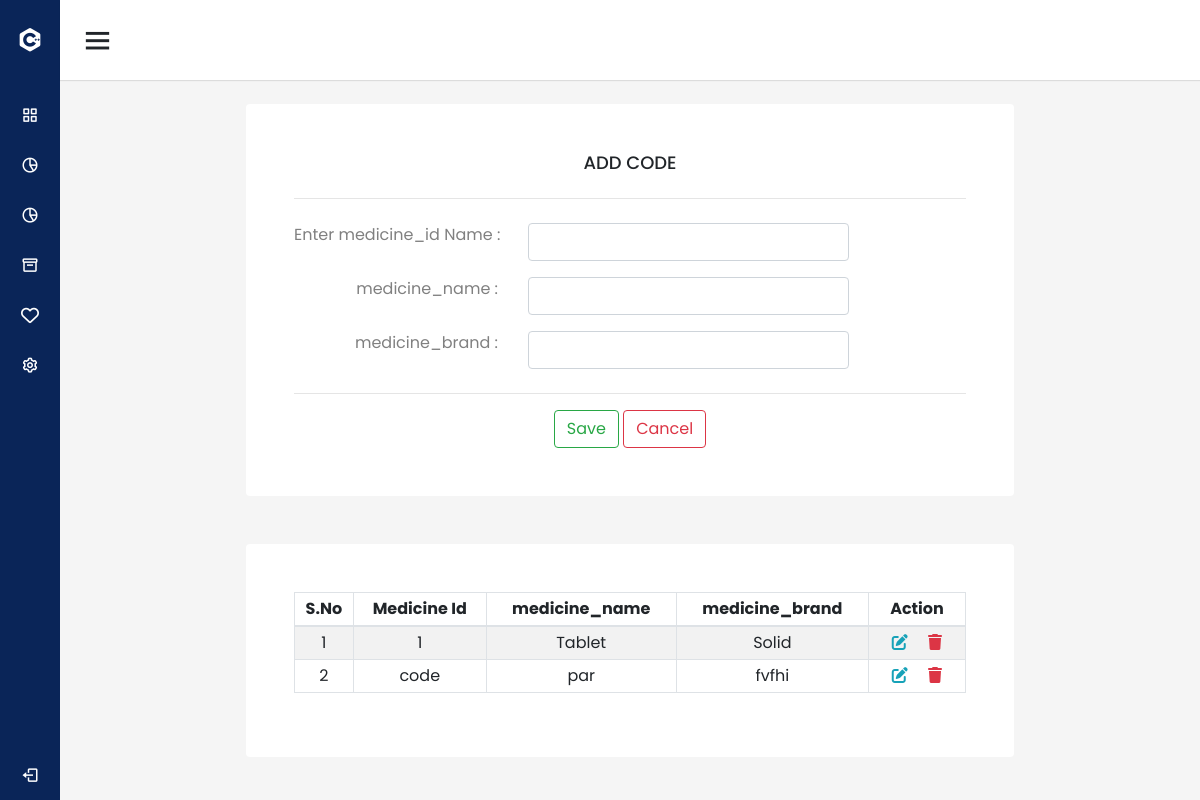
/inventory/add_code/ (signed in), run on an earlier commit of the app's database.
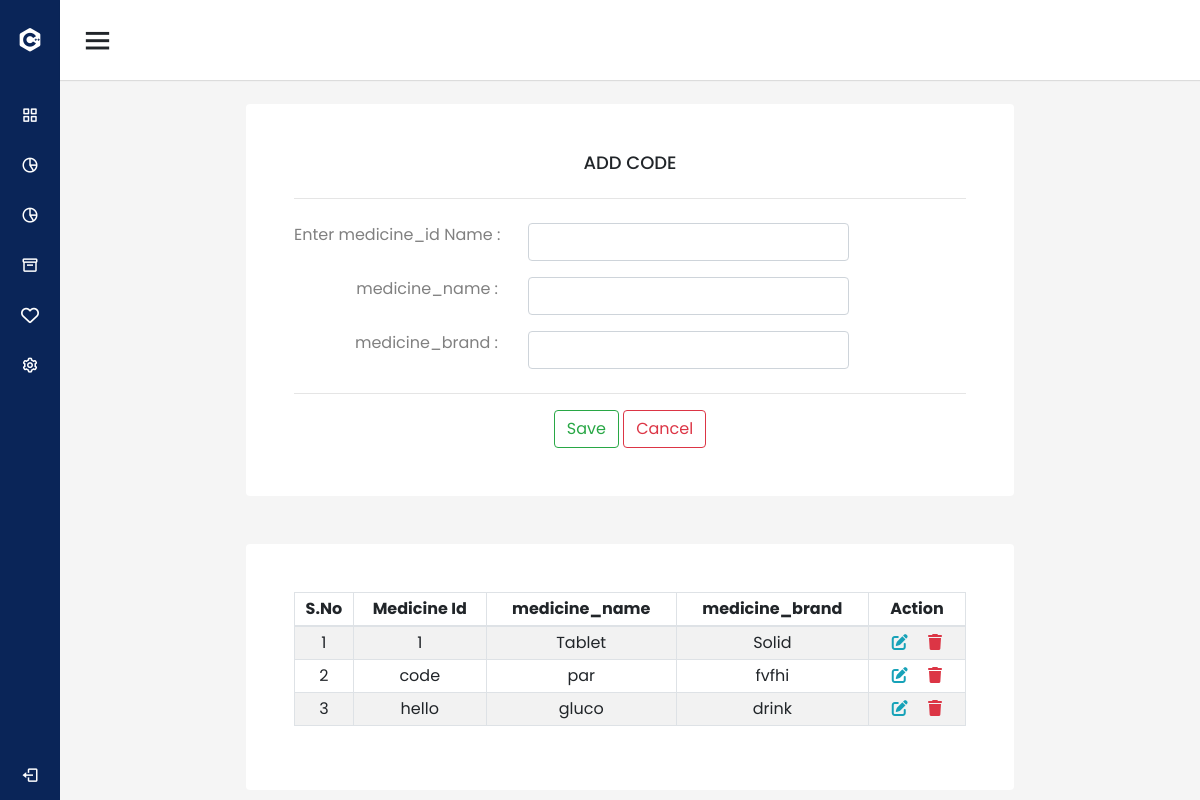
And on a later commit of the database.
### inventory/models.py (models this page shows)
class Code_medicine(models.Model):
    medicine_name= models.CharField(max_length=200)
    medicine_brand= models.CharField(max_length=200)
    medicine_id= models.CharField(max_length=30,unique=True)

### inventory/views.py (the view)
# urls.py: path('add_code/', views.add_code, name='inventory_add_code'),
@login_required(login_url='login_view')
def add_code(request):
    addfees= Code_medicine.objects.all()
    if request.method=="POST":
        amount=request.POST.get('amount')
        form=CodeForm(request.POST)
        if form.is_valid():
            form.save()
            messages.success(request, 'created successfully')
            return redirect('inventory_add_code')
        else:
            return render(request,"inventory/add_code.html",{'addfees':addfees,'form':form})
    else:
        form=CodeForm()
        return render(request,"inventory/add_code.html",{'addfees':addfees,'form':form})

### inventory/forms.py
class CodeForm(forms.ModelForm):
   class Meta:
      model=Code_medicine
      fields='__all__'
   def __init__(self,*args,**kwargs):
         super().__init__(*args,**kwargs)
         for field in self.fields.values():
               field.widget.attrs['class']='form-control'

### inventory/templates/inventory/add_code.html (shortened to what this page needs)
{% extends "management/navbar.html" %}
{% load static %}
{% block content %}
    <div class="container">
        <div class="card p-3 p-md-5 text-center">
            <h4>ADD CODE</h4>
            <hr class="hr-center">
            <form action="" method="POST">
                <div class="row">
                    <div class="col-md-4 my-2 text-left text-md-right">
                        <label for="fee_name">Enter&nbsp;medicine_id&nbsp;Name&nbsp;:</label>
                    </div>
                    <div class="col-md-6 my-2">
                        <input type="text" class="form-control" name="medicine_id" value="{{form.medicine_id.value|default_if_none:''}}" id="medicine_id">
                    </div>
                </div>
                <div class="row">
                    <div class="col-md-4 my-2 text-left text-md-right">
                        <label for="amount">medicine_name&nbsp;:</label>
                    </div>
                    <div class="col-md-6 my-2">
                        <input type="text" class="form-control"  name="medicine_name" value="{{form.medicine_name.value|default_if_none:''}}" id="medicine_name">
                    </div>
                </div>
                <div class="row">
                    <div class="col-md-4 my-2 text-left text-md-right">
                        <label for="amount">medicine_brand&nbsp;:</label>
                    </div>
                    <div class="col-md-6 my-2">
                        <input type="text" class="form-control"  name="medicine_brand" value="{{form.medicine_brand.value|default_if_none:''}}" id="medicine_">
                    </div>
                </div>
                <hr class="hr-center">
                <div>
                    <button type="submit" class="btn btn-outline-success">Save</button>
                    <button type="reset" class="btn btn-outline-danger">Cancel</button>
                </div>
            </form>
        </div>
        <div class="card p-5 text-center mt-5">
            <div class="table-responsive">
                <table class="table table-striped table-bordered">
                    <thead>
                        <tr>
                            <th>S.No</th>
                            <th>Medicine&nbsp;Id</th>
                            <th>medicine_name</th>
                            <th>medicine_brand</th>
                            <th>Action</th>
                        </tr>
                    </thead>
                    <tbody>
                        {% for i in addfees %}
                        <tr>
                            <td>{{forloop.counter}}</td>
                            <td>{{i.medicine_id}}</td>
                            <td>{{i.medicine_name}}</td>
                            <td>{{i.medicine_brand}}</td>
                            <td><i class="fa-solid fa-edit px-2 text-info" onclick="view('{{i.id}}')" ob_id="{{i.id}}" id="add_fees{{i.id}}" fee_name="{{i.medicine_id}}" brand="{{i.medicine_brand}}" amount="{{i.medicine_name}}" data-toggle="modal" data-target="#edit_fees"></i></a>
                                <a data-toggle="modal" data-target="#delete" onclick="remove('{{i.id}}')"  ob_id="{{i.id}}"><i class="fa-solid fa-trash px-2 text-danger"></i></a></td>
                        </tr>
                        {% endfor %}
                    </tbody>
                </table>
            </div>
        </div>
    </div>
{% endblock %}

What changed in the data, as far as the page shows it:
added Code_medicine: medicine_id "hello", medicine_name "gluco", medicine_brand "drink"
